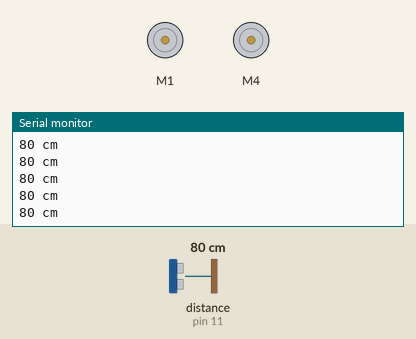
Simulated run of this sketch. Board: Arduino Uno, built with avr-gcc and run on an emulated ATmega328P. On the bench: 2 × DC motor (green arrow = forward, orange = backward, longer = faster), the last lines printed to the serial monitor. Wiring (inferred from the names in the program): ultrasonic range finder: trigger pin 12; echo pin 11. Inputs (shaded band) come from the test bench; at power-on: distance to the obstacle (sensor on pin 11) 80 cm. The echo pulse lasts 58.3 µs per cm.

Above: at 1.2 s.
1.3 s: distance to the obstacle (sensor on pin 11) set to 4 cm
At 1.58 s:
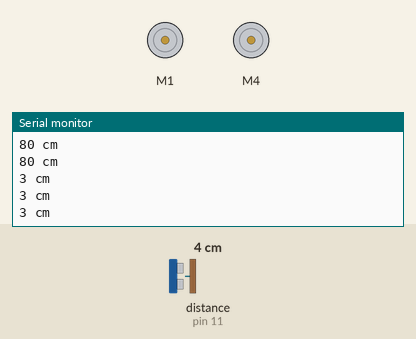
2.9 s: distance to the obstacle (sensor on pin 11) set to 2 cm
At 2.99 s:
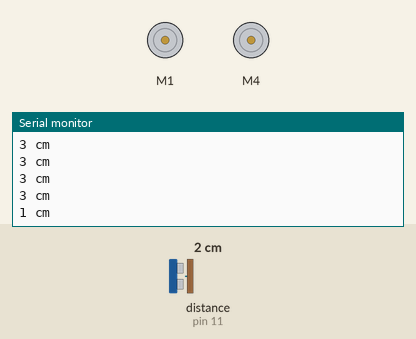
Timing chart, 0 to 5.9 s (numbered marks = the images above; inputs shaded):
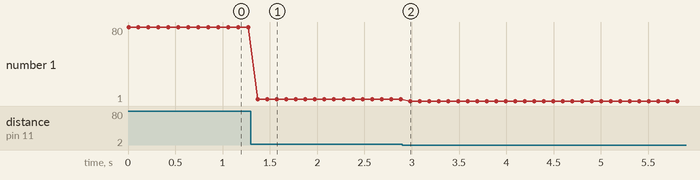

The sketch:

time.ino
```cpp
#include <AFMotor.h>
AF_DCMotor motor(1);
AF_DCMotor motor_1(4);


int echoPin =11;
int trigPin =12;

void setup() {
    Serial.begin (9600);
    pinMode(trigPin, OUTPUT);
    pinMode(echoPin, INPUT);
}

void loop() {
    int duration, cm;
    digitalWrite(trigPin, LOW);
    delayMicroseconds(2);
    digitalWrite(trigPin, HIGH);
    delayMicroseconds(10);
    digitalWrite(trigPin, LOW);
    duration = pulseIn(echoPin, HIGH);
    cm = duration / 58;
    Serial.print(cm);
    Serial.println(" cm");
    delay(100);
    if(cm<7)
    { uint8_t i;
    motor.run(FORWARD);
    motor_1.run(FORWARD);

      }
}
```

Measured:
- after the input at 1.3 s, the serial monitor: prints a new line after 0.07 s (image 1)
- after the input at 2.9 s, the serial monitor: prints a new line after 0.09 s (image 2)
- plotted number 1: 80 → 3 after the input at 1.3 s, 3 → 1 after the input at 2.9 s
